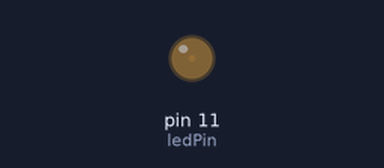
Bench run of a sketch on a simulated Arduino Uno, built with avr-gcc and run on an emulated ATmega328P. Shown: output pins drawn as LEDs (lit = HIGH).

Above: at 0.05 s.
At 6.45 s:
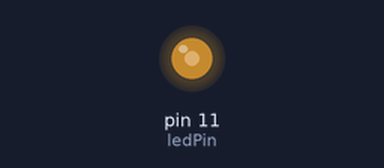
At 11.15 s:
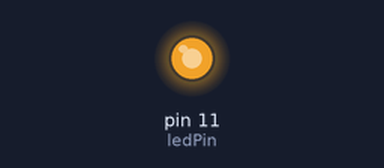
At 22.25 s:
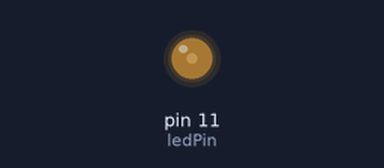
Timing chart, 0 to 33.2 s (numbered marks = the images above):
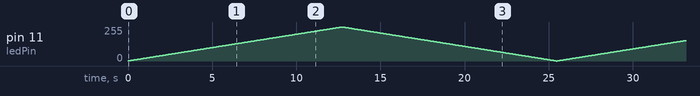

The sketch:

ch08_1.ino
```cpp
int ledPin = 11;
int brightness = 0;
int increment = 0;

void setup() {
}

void loop() {
  if (brightness >= 255) {
    increment = -1;
  } else if (brightness <= 0) {
    increment = 1;
  }
  brightness = brightness + increment;
  analogWrite(ledPin, brightness);
  delay(50);
}
```
